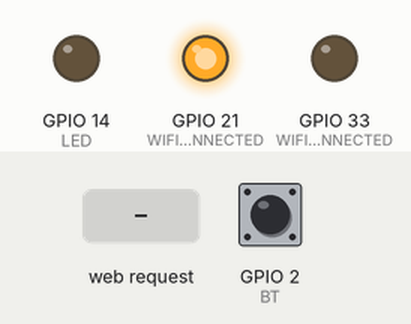
Bench run of a sketch on a simulated ESP32. Shown: output pins drawn as LEDs (lit = HIGH). Inputs (shaded band) come from the test bench; at power-on: GPIO 2 (BT) HIGH. WiFi joins after 1.5 s; servers stay silent unless stated; what the sketch prints to the serial monitor is not drawn.

Above: at 8.7 s.
8.8 s: HTTP request GET /LEDon received
At 9.6 s:
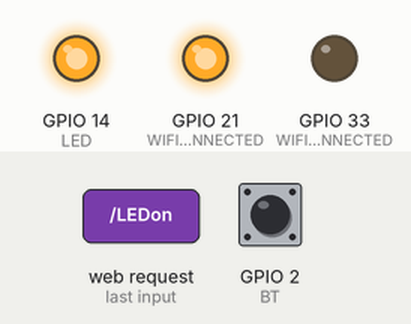
10.3 s: HTTP request GET /LEDoff received
At 10.8 s:
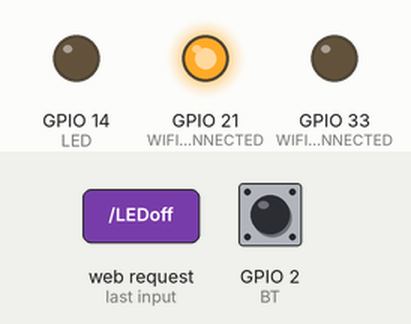
Timing chart, 0 to 13.3 s (numbered marks = the images above; inputs shaded):
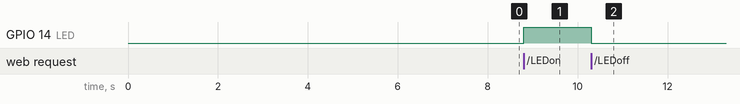

The sketch:

WiFi_web_server.ino
```cpp
/*
 * Exemplo WiFi web Server
 * Descrição: Esse código demonstra como criar um servidor web com o ESP32
 *
 * Autor: Fábio Souza
 * Data: 09/11/2023
*/

#define LED_VERMELHO 14   // Pino do LED Vermelho
#define LED_VERDE 13      // Pino do LED Verde
#define LED_AZUL 12       // Pino do LED Azul
#define BOTAO_1 7         // Pino do Botão 1
#define BOTAO_2 6         // Pino do Botão 2
#define BOTAO_3 5         // Pino do Botão 3
#define BOTAO_4 4         // Pino do Botão 4
#define BOTAO_5 3         // Pino do Botão 5
#define BOTAO_6 2         // Pino do Botão 6
#define BUZZER  17        // Pino Do Buzzer

const int WIFI_CONNECTED =    21;  // WIFI_CONNECTED LED
const int WIFI_DISCONNECTED = 33;  // WIFI_DISCONNECTED LED

const byte BT = BOTAO_6;            // Pino do Botão
const byte LED = LED_VERMELHO;      // Pino do LED

boolean statusLED = LOW;           // Status do LED  (LOW = Desligado / HIGH = Ligado)

#include <WiFi.h>                 //Biblioteca para conexão WiFi

//Credenciais de rede WiFi
const char* ssid     = "Franzininho";
const char* password = "88891711";
const char* hostname = "FranzininhoLAB01";    // Nome do Hostname
enum WiFiStatus { DISCONNECTED, CONNECTED }; // Enumeração para os status da conexão WiFi

WiFiServer server(80);

void update_led_status(WiFiStatus status) {
  switch (status) {
    case DISCONNECTED:
      digitalWrite(WIFI_DISCONNECTED, HIGH);              // Desliga o LED de Conectando
      digitalWrite(WIFI_CONNECTED, LOW);                  // Desliga o LED de Conectado
      break;
    case CONNECTED:
      digitalWrite(WIFI_DISCONNECTED, LOW);               // Desliga o LED de Conectando
      digitalWrite(WIFI_CONNECTED, HIGH);                 // Desliga o LED de Conectado
      break;
  }
}

//Evento WiFi Conectado
void WiFiStationConnected(WiFiEvent_t event, WiFiEventInfo_t info)
{
  update_led_status(CONNECTED);
  Serial.println("Conectato com sucesso ao WiFi!");
}

//Evento WiFi IP
void WiFiGotIP(WiFiEvent_t event, WiFiEventInfo_t info){
  Serial.println("WiFi Conectado");
  Serial.println("IP: ");
  Serial.println(WiFi.localIP());
}

//Evento WiFi Desconectado
void WiFiStationDisconnected(WiFiEvent_t event, WiFiEventInfo_t info)
{
  update_led_status(DISCONNECTED);
  Serial.println("Desconectado do WiFi");
  Serial.print("WiFi perdeu a conexão. Razão: ");
  Serial.println(info.wifi_sta_disconnected.reason);
  Serial.println("Tentando reconectar");
  WiFi.begin(ssid, password);
}

void setup()
{
    Serial.begin(115200);
    pinMode(BT,INPUT_PULLUP);
    pinMode(LED,OUTPUT);
    pinMode(WIFI_CONNECTED, OUTPUT);           // Define o pino do LED de Conectado como saída
    pinMode(WIFI_DISCONNECTED, OUTPUT);        // Define o pino do LED de Desconectado como saída


    delay(5000);

    WiFi.mode(WIFI_STA);
    WiFi.config(INADDR_NONE, INADDR_NONE, INADDR_NONE, INADDR_NONE);
    WiFi.setHostname(hostname); //define hostname
    WiFi.disconnect(true);    //Desconecta de qualquer rede WiFi
    delay(1000);              //Delay de 1s

    //Registra os eventos do WiFi
    WiFi.onEvent(WiFiStationConnected, WiFiEvent_t::ARDUINO_EVENT_WIFI_STA_CONNECTED);
    WiFi.onEvent(WiFiGotIP, WiFiEvent_t::ARDUINO_EVENT_WIFI_STA_GOT_IP);
    WiFi.onEvent(WiFiStationDisconnected, WiFiEvent_t::ARDUINO_EVENT_WIFI_STA_DISCONNECTED);

    //Conecta na rede WiFi
    WiFi.begin(ssid, password);
    //mensagem no monitor serial
    Serial.println();
    Serial.println();
    Serial.println("Conectando no WiFi ..");

    while(WiFi.status() != WL_CONNECTED){
      delay(500);
      Serial.print(".");
    }

    server.begin(); //Inicia o servidor web

}

void loop()
{
 WiFiClient client = server.available();        //Verifica se há clientes conectados ao servidor
  if(!client){                                  //Se não houver clientes conectados, retorna ao loop
    return;
  }

  while(!client.available()){                   //Aguarda a disponibilidade do cliente
    delay(1);
  }

  String req = client.readStringUntil('\r');    //Lê a requisição do cliente
  Serial.println(req);                          //Imprime a requisição no monitor serial
  client.flush();                               //Limpa o cliente

  if(req.indexOf("LEDon") != -1){               //Se a requisição contiver "LEDon" liga o LED
    digitalWrite(LED,HIGH);                     //Liga o LED
    statusLED = HIGH;                           //Atualiza o status do LED
  }
  else if(req.indexOf("LEDoff")!=-1){           //Se a requisição contiver "LEDoff" desliga o LED
          digitalWrite(LED,LOW);                //Desliga o LED
          statusLED = LOW;                      //Atualiza o status do LED
  }

  //Envia a página HTML para o cliente
  client.println("HTTP/1.1 200 OK");
  client.println("Content-Type: text/html");
  client.println("");
  client.println("<!DOCTYPE HTML>");
  client.println("<html>");
  client.println("<meta http-equiv='refresh' content='2'>");
  client.println("<h1>Web Server ESP32</h1>");
  client.println("<br></br>");

  if(digitalRead(BT) == LOW){                   //Se o botão for pressionado
   client.println("<p>BOTAO PRESSIONADO</p>");  //Imprime no cliente "BOTAO PRESSIONADO"
  }
  else{
    client.println("<p>BOTAO SOLTO</p>");       //Imprime no cliente "BOTAO SOLTO"
  }

  if(!statusLED)
  client.println("<p>LED <a href=\"LEDon\"><button>LIGAR</button></a></p>");      //Imprime no cliente "LED LIGADO"
  else
  client.println("<p>LED <a href=\"LEDoff\"><button>DESLIGAR</button></a></p>");  //Imprime no cliente "LED DESLIGADO"

  client.println("</html>");                                                      //Fim da página HTML
}
```

Measured:
- after the input at 8.8 s, GPIO 14 (LED): LOW → HIGH at once
- after the input at 10.3 s, GPIO 14 (LED): HIGH → LOW at once
